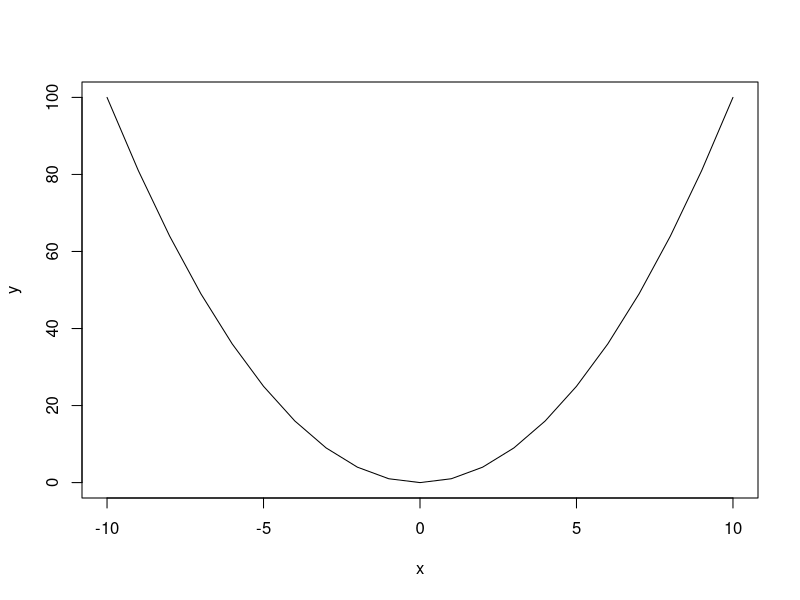
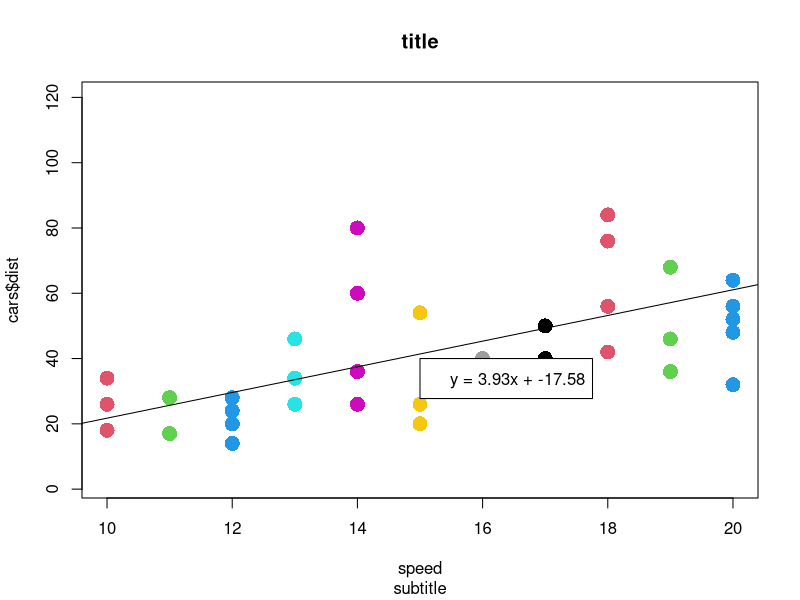
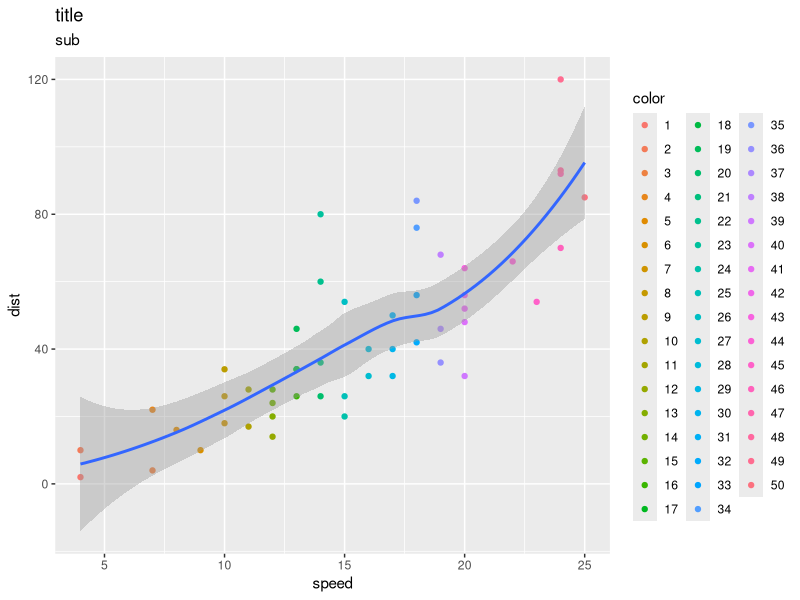

The R source for these figures, in order:
x = seq(-10, 10, 1)
y = x ^ 2

plot(x, y, type = "l")

plot(cars$dist ~ cars$speed, main = "title", xlab = "speed", sub = "subtitle", xlim = c(10,20), 
     col = round(cars$speed, 0), pch = 16, cex = 2)
abline(lm(data = cars, dist ~ speed))
sm = summary(lm(data = cars, dist ~ speed))
eqn = paste0("y = ", round(sm$coefficients[2,1], 2), "x + ", round(sm$coefficients[1,1], 2))
legend(15,40, eqn)

library(ggplot2)

car = cars
car = cbind.data.frame(car, color = seq(1, dim(car)[1]))

car$color = as.factor(car$color)

ggplot(data = car, aes(x = speed, y = dist)) + 
  geom_point(aes(x = speed, y = dist, color = color)) + 
  geom_smooth(method = "loess") + 
  ggtitle("title", sub = "sub") 
  
  